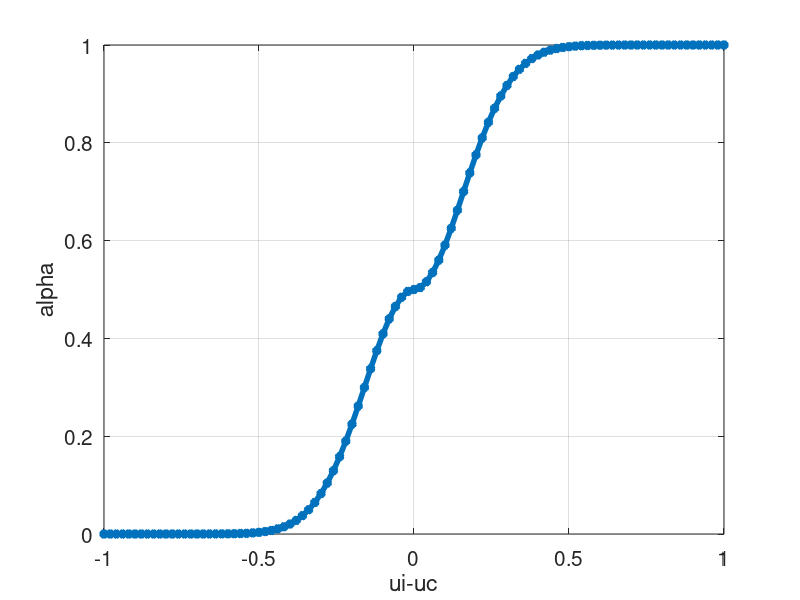

Write the MATLAB code that produced this figure.
%% double logistic sigmoid
N=101;
s2=0.05;

alpha = zeros(1,N);
dif = linspace(-1,1,N);

for i =1:N
      tmp = dif(i)*dif(i)/s2;
%      tmp = 0.8/s2;
    alpha(i) =  0.5 + 0.5 * sign(dif(i)) * (1 - exp(-tmp));
end;

figure(2)
set(gca,'Fontsize',15);

hold on
g=plot(dif,alpha,'-*','Linewidth',4);
xlabel('ui-uc')
ylabel('alpha')
box on; grid on
